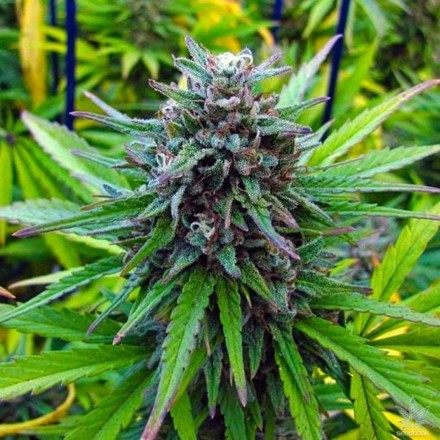
#> input picture test_input/healthy_flower_2.jpg, 440 x 440 px; its folder holds 4 pictures in this run
$ python test_multi_file_endpoints.py
#> lines starting #> are read from the running program, lines starting #| are printed output that depends on the picture
import io
import requests
from pathlib import Path
from PIL import Image


def image_to_bytes(image, format):
    """Convert PIL Image to bytes."""
    img_byte_arr = io.BytesIO()
    # Convert 'jpg' to 'jpeg' for PIL compatibility
    format = "jpeg" if format.lower() == "jpg" else format
    image.save(img_byte_arr, format=format.upper())
    img_byte_arr.seek(0)
    return img_byte_arr


def test_multi_file_endpoint(
    base_url: str = "http://localhost:8000",
    test_input_dir: Path = Path("test_input"),
    test_output_dir: Path = Path("test_output"),
):
#> called with base_url = 'http://localhost:8000'
    test_output_dir.mkdir(exist_ok=True)

    # Get all image files with common image extensions
    test_image_files = []
    for ext in [".jpg", ".jpeg", ".png"]:
        test_image_files.extend(test_input_dir.glob(f"*{ext}"))

    # List to store images and their extensions
    test_images = []
    for img_path in test_image_files:
        img = Image.open(img_path)
#> img is the input picture: PIL image 440x440 RGB; mean R, G, B 89.8, 126.6, 59.8
        if img.mode != "RGB":
            img = img.convert("RGB")
        test_images.append((img, img_path.suffix))

    # Convert images to bytes, preserving original format
    test_files = [
        (
            "images",
            (f"image_{i}{ext}", image_to_bytes(img, ext[1:]), f"image/{ext[1:]}"),
        )
        for i, (img, ext) in enumerate(test_images)
    ]
#> call 4 of image_to_bytes, with format = 'png'
#> in image_to_bytes (call 4), `image.save(img_byte_arr, format=format.upper())`:
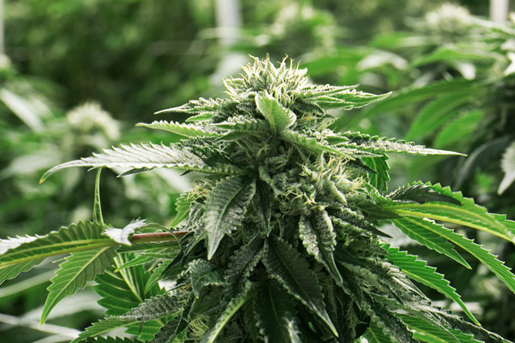
#> image: PIL image 515x343 RGB; mean R, G, B 92.1, 116.7, 70.6

    # Change according to the endpoint tested
    params = {"n_components": 3, "image_size": 360}

    # ----------- TEST ONE ENDPOINT AT A TIME -----------

    # TEST PCA WITH MULTIPLE IMAGES
    print("Testing PCA with multiple images...")
    endpoint = "/images/dim_reduction/multiple_images_pca"

    response = requests.post(f"{base_url}{endpoint}", files=test_files, params=params)
    assert response.status_code == 200
    assert response.headers["content-type"] == "application/json"

    output_path = test_output_dir / "multiple_images_pca_results.json"
    with open(output_path, "wb") as f:
        f.write(response.content)

    print("Test PCA with multiple images complete")

    # [29 lines of commented-out code are left out]
    for _, (_, file_obj, _) in test_files:
        file_obj.close()


def main():
    base_url = "http://localhost:8000"
    test_input_dir = Path("test_input")
    test_output_dir = Path("test_output")

    test_multi_file_endpoint(base_url, test_input_dir, test_output_dir)
#> (the call stopped at in test_multi_file_endpoint, `response = requests.post(f"{base_url}{endpoint}", files=test_files, pa..`: requests is not available in this run)


if __name__ == "__main__":
    main()
